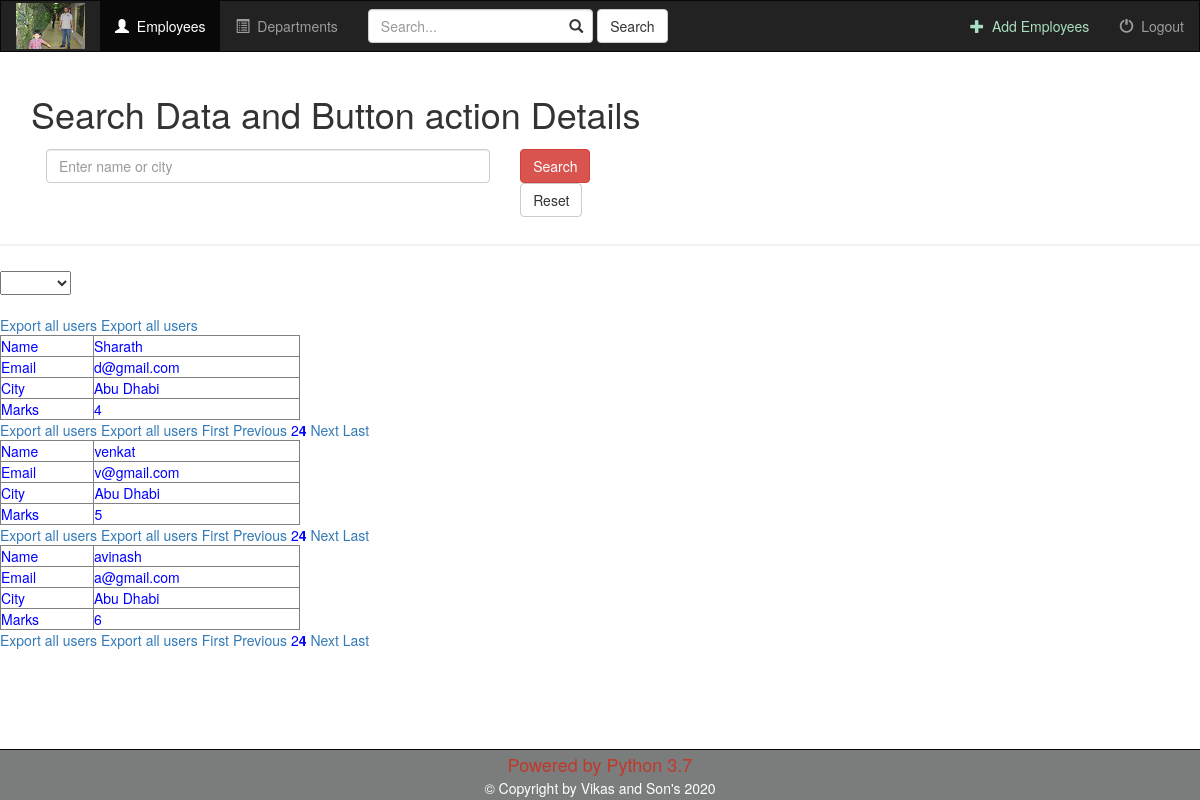
Screenshot of /music/search/?page=2 with the database file from the repository.
### music/models.py (models this page shows, shortened)
class Student(models.Model):
    name = models.CharField(max_length=250)
    email = models.CharField(max_length=500)
    city = models.CharField(max_length=500)
    marks = models.CharField(max_length=500)

### music/views.py (the view)
# urls.py: path('search/', views.search, name='search'),
def search(request):
    results = Student.objects.all()
    paginator = Paginator(results, 3)
    page = request.GET.get('page')
    results = paginator.get_page(page)
    context = {'sr': results}
    return render(request, 'music/search.html', context)

### music/templates/music/search.html (shortened to what this page needs)
{% extends 'music/base.html' %}
{% load static %}
{% block body %}
<div class="container">
    <h1> Search Data and Button action Details</h1>
    <form method="post" action="{% url 'music:search' %}">
        <div class="form-group">
            <div class="col-lg-5">
                <input type="text" name="search" class="form-control" placeholder="Enter name or city">
            </div>
            <label class="col-lg-2">
                <button type="submit" class="btn btn-danger" value="1" name="searchbtn">Search</button>
                <button type="submit" class="btn btn-default" value="2" name="resetbtn">Reset</button>
            </label>
        </div>
    </form><br>
</div>
<div>
    <hr>
    <select name="employeeid" id="employeeid" width="150px">
        <option disabled="true" selected="--Select Employeee Name--"></option>
         {% for result in sr %}
        <option value="{{ result.id}}">{{result.name}}</option>
        {% endfor %}
    </select>
</div>
<br>
<div style="color: blue">
    {% if sr %}
    <a href="{% url 'music:exportdata' %}">Export all users</a>
    <a href="{% url 'music:generate_PDF' %}">Export all users</a>
        {% for k in sr %}
          <table border="1px" width="300px">
              <tr>
                  <td>Name</td>
                  <td>{{ k.name }}</td>
              </tr>
              <tr>
                  <td>Email</td>
                  <td>{{ k.email }}</td>
              </tr>
              <tr>
                  <td>City</td>
                  <td>{{ k.city }}</td>
              </tr>
              <tr>
                  <td>Marks</td>
                  <td>{{ k.marks }}</td>
              </tr>
          </table>
    <a href="{% url 'music:exportdata' %}">Export all users</a>
    <a href="{% url 'music:generate_PDF' %}">Export all users</a>
    {% if sr.has_previous %}
        <a href="?page=1">First</a>
        <a href="?page={{ sr.previous_page_number }}">Previous</a>
    {% endif %}
    {{ sr.number }}<b>{{ sr.paginator.num_pages }}</b>
    {% if sr.has_next %}
    <a href="?page={{ sr.next_page_number }}">Next</a>
    <a href="?page={{ sr.paginator.num_pages }}">Last</a>
    {% endif %}
        {% endfor %}
    {% endif %}
</div>
{%  endblock %}

### music/static/music/style.css (style rules this page uses)
button { margin-right: 20px; }
.container { padding: 2px 16px; }
hr { border: 1px solid #f1f1f1; margin-bottom: 25px; }

### rows the page displays
Student: name "Sharath", email "d@gmail.com", city "Abu Dhabi", marks "4", number "2", paginator.num_pages "4"
Student: name "venkat", email "v@gmail.com", city "Abu Dhabi", marks "5", number "2", paginator.num_pages "4"
Student: name "avinash", email "a@gmail.com", city "Abu Dhabi", marks "6", number "2", paginator.num_pages "4"
